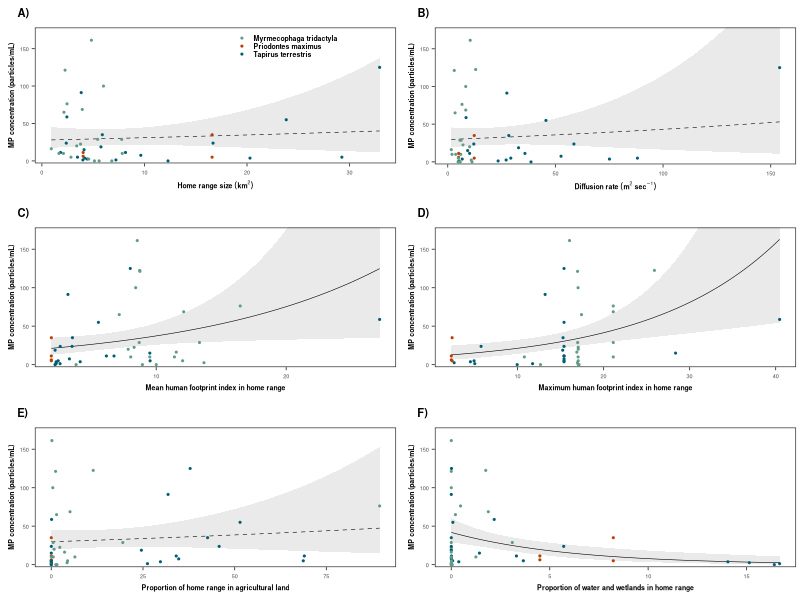

Write the R code that produced this figure.
# This script processes runs the analyses investigating the relationship
# between the observed concentrations of microplastics in blood
# and the animals' patterns of movement and habitat use.
# For each covariate, a statistical anaysis is run, and a figure is generated

# Written by Michael Noonan

# Last updated: October 30 2024

library(mgcv)
library(ggplot2)
library(gridExtra)

#Import the MP concentration dataset
mp_data <- read.csv("data/mp_data/All_general.csv")
mp_data$sex <- as.factor(mp_data$sex)
mp_data$species <- as.factor(mp_data$species)
mp_data[which(mp_data$name == "Alvinho/Alvaro"),"name"] <- "Alvinho_Alvaro"

#Import the estimated movement metrics for the 3 species
tapir_data <- read.csv("data/movement_data/tapir_movement.csv")
anteater_data <- read.csv("data/movement_data/anteater_movement.csv")
armadillo_data <- read.csv("data/movement_data/armadillo_movement.csv")
move_data <- dplyr::bind_rows(tapir_data, anteater_data, armadillo_data)

#Import the estimated land use for the 3 species
tapir_data <- read.csv("data/movement_data/tapir_land_use.csv")
anteater_data <- read.csv("data/movement_data/anteater_land_use.csv")
armadillo_data <- read.csv("data/movement_data/armadillo_land_use.csv")
land_use <- dplyr::bind_rows(tapir_data, anteater_data, armadillo_data)
land_use[is.na(land_use)] <- 0

#Merge with the microplastics information
mp_data <- merge(x = mp_data, y = move_data, by.x = c("name", "species"), by.y = c("ID", "binomial"), all.x = TRUE)
mp_data <- merge(x = mp_data, y = land_use, by.x = c("name", "species"), by.y = c("ID", "binomial"), all.x = TRUE)

#Drop any individuals without movement data
mp_data <- mp_data[!is.na(mp_data$hr),]

#Convert hr to km^2
mp_data$hr <- mp_data$hr*1e-6

#-------------------------------------------------------------
# Correlation with home-range size
#-------------------------------------------------------------

#Test for a correlation between home range size and blood MP concentration
fit <- gam(mp_ml ~ hr + s(species, bs = "re") + s(hr, species, bs = "re"),
           family = tw(link = "log"),
           data = mp_data,
           method = "REML")

summary(fit)



a <- 
  ggplot(data = mp_data[mp_data$name != "Juliana",], aes(x = hr, y = mp_ml)) +
  ggtitle("A)") +
  geom_smooth(method = "gam",
              formula = y ~ x,
              method.args = list(family = tw(link = "log")),
              col = "black",
              fill = "grey80",
              linewidth = 0.2,
              linetype = "dashed") +
  geom_point(aes(col = species), size = 0.4) +
  scale_colour_manual(values = c("#619b8a", "#bb3e03", "#005f73"),
                      name = "",
                      labels = c("Myrmecophaga tridactyla", "Priodontes maximus", "Tapirus terrestris")) +
  ylab("MP concentration (particles/mL)") +
  xlab(expression(bold(Home~range~size~(km^2))))+
  theme_bw() +
  theme(panel.grid.major = element_blank(),
        panel.grid.minor = element_blank(),
        axis.title.y = element_text(size=5, family = "sans", face = "bold"),
        axis.title.x = element_text(size=5, family = "sans", face = "bold"),
        axis.text.y = element_text(size=4, family = "sans"),
        axis.text.x  = element_text(size=4, family = "sans"),
        plot.title = element_text(hjust = -0.05, size = 8, family = "sans", face = "bold"),
        legend.text  = element_text(size=5, family = "sans", face = "bold"),
        axis.ticks.length=unit(0.08, "cm"),
        axis.ticks = element_line(size = 0.3),
        legend.position = "inside",
        legend.position.inside  = c(0.7,0.95),
        legend.key.size = unit(0.2, "cm"),
        legend.key.width = unit(0.2, "cm"),
        legend.key = element_rect(fill = "transparent", colour = "transparent"),
        legend.background = element_rect(fill = "transparent"),
        panel.background = element_rect(fill = "transparent"),
        plot.background = element_rect(fill = "transparent", color = NA),
        plot.margin = unit(c(0.2,0.1,0.2,0.2), "cm")) +
  coord_cartesian(ylim = c(5,170))




#-------------------------------------------------------------
# Correlation with diffusion rate
#-------------------------------------------------------------

#Test for a correlation between home range size and blood MP concentration
fit <- gam(mp_ml ~ diffusion + s(species, bs = "re") + s(diffusion, species, bs = "re"),
           family = tw(link = "log"),
           data = mp_data,
           method = "REML")

summary(fit)



b <- 
  ggplot(data = mp_data, aes(x = diffusion, y = mp_ml)) +
  ggtitle("B)") +
  geom_smooth(method = "gam",
              formula = y ~ x,
              method.args = list(family = tw(link = "log")),
              col = "black",
              fill = "grey80",
              size = 0.2,
              linetype = "dashed") +
  geom_point(aes(col = species),size = 0.4) +
  scale_colour_manual(values = c("#619b8a", "#bb3e03", "#005f73"), name = "") +
  ylab("MP concentration (particles/mL)") +
  xlab(expression(bold(Diffusion~rate~(m^2~sec^-1))))+
  theme_bw() +
  theme(panel.grid.major = element_blank(),
        panel.grid.minor = element_blank(),
        axis.title.y = element_text(size=5, family = "sans", face = "bold"),
        axis.title.x = element_text(size=5, family = "sans", face = "bold"),
        axis.text.y = element_text(size=4, family = "sans"),
        axis.text.x  = element_text(size=4, family = "sans"),
        plot.title = element_text(hjust = -0.05, size = 8, family = "sans", face = "bold"),
        legend.text  = element_text(size=5, family = "sans", face = "bold"),
        axis.ticks.length=unit(0.08, "cm"),
        axis.ticks = element_line(size = 0.3),
        legend.position = "none",
        legend.key.size = unit(0.2, "cm"),
        legend.key.width = unit(0.2, "cm"),
        legend.key = element_rect(fill = "transparent", colour = "transparent"),
        legend.background = element_rect(fill = "transparent"),
        panel.background = element_rect(fill = "transparent"),
        plot.background = element_rect(fill = "transparent", color = NA),
        plot.margin = unit(c(0.2,0.1,0.2,0.2), "cm")) +
  coord_cartesian(ylim = c(5,170))




#-------------------------------------------------------------
# Correlation with mean human footprint index
#-------------------------------------------------------------

#Test for a correlation between mean HFI and blood MP concentration
fit <- gam(mp_ml ~ mean_HFI + s(species, bs = "re") + s(mean_HFI, species, bs = "re"),
           family = tw(link = "log"),
           data = mp_data,
           method = "REML")

summary(fit)


c <- 
  ggplot(data = mp_data, aes(x = mean_HFI, y = mp_ml)) +
  ggtitle("C)") +
  geom_smooth(method = "gam",
              formula = y ~ x,
              method.args = list(family = tw(link = "log")),
              col = "black",
              fill = "grey80",
              size = 0.2,
              linetype = "solid") +
  geom_point(aes(col = species),size = 0.4) +
  scale_colour_manual(values = c("#619b8a", "#bb3e03", "#005f73"), name = "") +
  ylab("MP concentration (particles/mL)") +
  xlab("Mean human footprint index in home range") +
  theme_bw() +
  theme(panel.grid.major = element_blank(),
        panel.grid.minor = element_blank(),
        axis.title.y = element_text(size=5, family = "sans", face = "bold"),
        axis.title.x = element_text(size=5, family = "sans", face = "bold"),
        axis.text.y = element_text(size=4, family = "sans"),
        axis.text.x  = element_text(size=4, family = "sans"),
        plot.title = element_text(hjust = -0.05, size = 8, family = "sans", face = "bold"),
        axis.ticks.length=unit(0.08, "cm"),
        axis.ticks = element_line(size = 0.3),
        legend.position = "none",
        panel.background = element_rect(fill = "transparent"),
        plot.background = element_rect(fill = "transparent", color = NA),
        plot.margin = unit(c(0.2,0.1,0.2,0.2), "cm")) +
  coord_cartesian(ylim = c(5,170))


#-------------------------------------------------------------
# Correlation with max human footprint index
#-------------------------------------------------------------

#Test for a correlation between mean HFI and blood MP concentration
fit <- gam(mp_ml ~ max_HFI + s(species, bs = "re") + s(max_HFI, species, bs = "re"),
           family = tw(link = "log"),
           data = mp_data,
           method = "REML")

summary(fit)


d <- 
  ggplot(data = mp_data, aes(x = max_HFI, y = mp_ml)) +
  ggtitle("D)") +
  geom_smooth(method = "gam", formula = y ~ x, method.args = list(family = tw(link = "log")), col = "black", fill = "grey80", size = 0.2, linetype = "solid") +
  geom_point(aes(col = species),size = 0.4) +
  scale_colour_manual(values = c("#619b8a", "#bb3e03", "#005f73"), name = "") +
  ylab("MP concentration (particles/mL)") +
  xlab("Maximum human footprint index in home range") +
  theme_bw() +
  theme(panel.grid.major = element_blank(),
        panel.grid.minor = element_blank(),
        axis.title.y = element_text(size=5, family = "sans", face = "bold"),
        axis.title.x = element_text(size=5, family = "sans", face = "bold"),
        axis.text.y = element_text(size=4, family = "sans"),
        axis.text.x  = element_text(size=4, family = "sans"),
        plot.title = element_text(hjust = -0.05, size = 8, family = "sans", face = "bold"),
        axis.ticks.length=unit(0.08, "cm"),
        axis.ticks = element_line(size = 0.3),
        legend.position = "none",
        panel.background = element_rect(fill = "transparent"),
        plot.background = element_rect(fill = "transparent", color = NA),
        plot.margin = unit(c(0.2,0.1,0.2,0.2), "cm")) +
  coord_cartesian(ylim = c(5,170))



#-------------------------------------------------------------
# Correlation with agricultural land
#-------------------------------------------------------------


#Test for a correlation between the ammount of agg land in the HR and blood MP concentration
fit <- gam(mp_ml ~ Agriculture + s(species, bs = "re") + s(Agriculture, species, bs = "re"),
           family = tw(link = "log"),
           data = mp_data,
           method = "REML")

summary(fit)

e <- 
  ggplot(data = mp_data, aes(x = Agriculture, y = mp_ml)) +
  ggtitle("E)") +
  geom_smooth(method = "gam", formula = y ~ x, method.args = list(family = tw(link = "log")), col = "black", fill = "grey80", size = 0.2, linetype = "dashed") +
  geom_point(aes(col = species),size = 0.4) +
  scale_colour_manual(values = c("#619b8a", "#bb3e03", "#005f73"), name = "") +
  ylab("MP concentration (particles/mL)") +
  xlab("Proportion of home range in agricultural land") +
  theme_bw() +
  theme(panel.grid.major = element_blank(),
        panel.grid.minor = element_blank(),
        axis.title.y = element_text(size=5, family = "sans", face = "bold"),
        axis.title.x = element_text(size=5, family = "sans", face = "bold"),
        axis.text.y = element_text(size=4, family = "sans"),
        axis.text.x  = element_text(size=4, family = "sans"),
        plot.title = element_text(hjust = -0.05, size = 8, family = "sans", face = "bold"),
        axis.ticks.length=unit(0.08, "cm"),
        axis.ticks = element_line(size = 0.3),
        legend.position = "none",
        panel.background = element_rect(fill = "transparent"),
        plot.background = element_rect(fill = "transparent", color = NA),
        plot.margin = unit(c(0.2,0.1,0.2,0.2), "cm")) +
  coord_cartesian(ylim = c(5,170))




#-------------------------------------------------------------
# Correlation with water and wetlands
#-------------------------------------------------------------


#Test for a correlation between mean HFI and blood MP concentration
fit <- gam(mp_ml ~ Water + s(species, bs = "re") + s(Water, species, bs = "re"),
           family = tw(link = "log"),
           data = mp_data,
           method = "REML")

summary(fit)


f <- 
ggplot(data = mp_data, aes(x = Water, y = mp_ml)) +
  ggtitle("F)") +
  geom_smooth(method = "gam", formula = y ~ x, method.args = list(family = tw(link = "log")), col = "black", fill = "grey80", size = 0.2, linetype = "solid") +
  geom_point(aes(col = species),size = 0.4) +
  scale_colour_manual(values = c("#619b8a", "#bb3e03", "#005f73"), name = "") +
  ylab("MP concentration (particles/mL)") +
  xlab("Proportion of water and wetlands in home range") +
  theme_bw() +
  theme(panel.grid.major = element_blank(),
        panel.grid.minor = element_blank(),
        axis.title.y = element_text(size=5, family = "sans", face = "bold"),
        axis.title.x = element_text(size=5, family = "sans", face = "bold"),
        axis.text.y = element_text(size=4, family = "sans"),
        axis.text.x  = element_text(size=4, family = "sans"),
        plot.title = element_text(hjust = -0.05, size = 8, family = "sans", face = "bold"),
        axis.ticks.length=unit(0.08, "cm"),
        axis.ticks = element_line(size = 0.3),
        legend.position = "none",
        panel.background = element_rect(fill = "transparent"),
        plot.background = element_rect(fill = "transparent", color = NA),
        plot.margin = unit(c(0.2,0.1,0.2,0.2), "cm")) +
  coord_cartesian(ylim = c(5,170))



#-------------------------------------------------------------
# Correlation with water and wetlands
#-------------------------------------------------------------


#Test for a correlation between mean HFI and blood MP concentration
fit <- gam(mp_ml ~ Native_forest + s(species, bs = "re") + s(Native_forest, species, bs = "re"),
           family = tw(link = "log"),
           data = mp_data,
           method = "REML")

summary(fit)


g <- 
  ggplot(data = mp_data, aes(x = Native_forest, y = mp_ml)) +
  ggtitle("G)") +
  geom_smooth(method = "gam", formula = y ~ x, method.args = list(family = tw(link = "log")), col = "black", fill = "grey80", size = 0.2, linetype = "dashed") +
  geom_point(aes(col = species),size = 0.4) +
  scale_colour_manual(values = c("#619b8a", "#bb3e03", "#005f73"), name = "") +
  ylab("MP concentration (particles/mL)") +
  xlab("Proportion of natural forest in home range") +
  theme_bw() +
  theme(panel.grid.major = element_blank(),
        panel.grid.minor = element_blank(),
        axis.title.y = element_text(size=5, family = "sans", face = "bold"),
        axis.title.x = element_text(size=5, family = "sans", face = "bold"),
        axis.text.y = element_text(size=4, family = "sans"),
        axis.text.x  = element_text(size=4, family = "sans"),
        plot.title = element_text(hjust = -0.05, size = 8, family = "sans", face = "bold"),
        axis.ticks.length=unit(0.08, "cm"),
        axis.ticks = element_line(size = 0.3),
        legend.position = "none",
        panel.background = element_rect(fill = "transparent"),
        plot.background = element_rect(fill = "transparent", color = NA),
        plot.margin = unit(c(0.2,0.1,0.2,0.2), "cm")) +
  coord_cartesian(ylim = c(5,170))


FIG <-
  grid.arrange(a,b,c,d,e,f,
               ncol=2,
               nrow=3)


#Save the figures
ggsave(FIG,
       width = 4.75, height = 5.1, units = "in",
       dpi = 600,
       bg = "transparent",
       file="figures/Movement_Trends.png")

